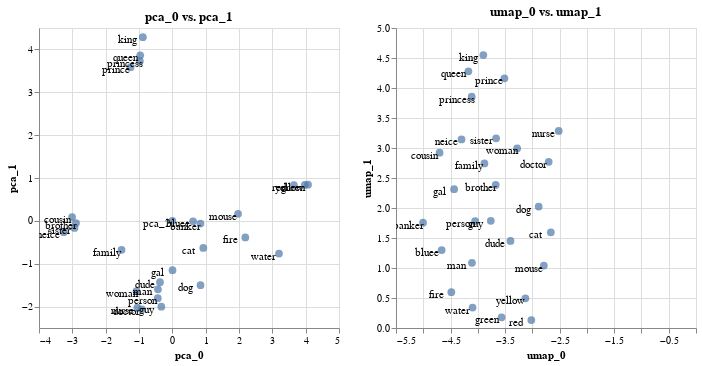

The notebook cell this image was saved under:
### Code cell
s = 300
pca_emb.plot_interactive('pca_0', 'pca_1').properties(width=s, height=s) | umap_emb.plot_interactive('umap_0', 'umap_1').properties(width=s, height=s)

### Figure 1 — Vega-Lite specification as saved in the notebook (floating-point values rounded to 4 significant figures)
{"config": {"view": {"continuousWidth": 400, "continuousHeight": 300}}, "hconcat": [{"layer": [{"mark": {"type": "circle", "size": 60}, "encoding": {"tooltip": [{"type": "nominal", "field": "name"}, {"type": "nominal", "field": "original"}], "x": {"type": "quantitative", "axis": {"title": "pca_0"}, "field": "x_axis"}, "y": {"type": "quantitative", "axis": {"title": "pca_1"}, "field": "y_axis"}}, "selection": {"selector014": {"type": "interval", "bind": "scales", "encodings": ["x", "y"]}}, "title": "pca_0 vs. pca_1"}, {"mark": {"type": "text", "color": "black", "dx": -15, "dy": 3}, "encoding": {"text": {"type": "nominal", "field": "original"}, "x": {"type": "quantitative", "axis": {"title": "pca_0"}, "field": "x_axis"}, "y": {"type": "quantitative", "axis": {"title": "pca_1"}, "field": "y_axis"}}}], "data": {"name": "data-34161eebc7e6103e8e00b60ac821ba4b"}, "height": 300, "width": 300}, {"layer": [{"mark": {"type": "circle", "size": 60}, "encoding": {"tooltip": [{"type": "nominal", "field": "name"}, {"type": "nominal", "field": "original"}], "x": {"type": "quantitative", "axis": {"title": "umap_0"}, "field": "x_axis"}, "y": {"type": "quantitative", "axis": {"title": "umap_1"}, "field": "y_axis"}}, "selection": {"selector015": {"type": "interval", "bind": "scales", "encodings": ["x", "y"]}}, "title": "umap_0 vs. umap_1"}, {"mark": {"type": "text", "color": "black", "dx": -15, "dy": 3}, "encoding": {"text": {"type": "nominal", "field": "original"}, "x": {"type": "quantitative", "axis": {"title": "umap_0"}, "field": "x_axis"}, "y": {"type": "quantitative", "axis": {"title": "umap_1"}, "field": "y_axis"}}}], "data": {"name": "data-52c1f752db2a63c001d356078f606383"}, "height": 300, "width": 300}], "$schema": "https://vega.github.io/schema/vega-lite/v4.0.2.json", "datasets": {"data-34161eebc7e6103e8e00b60ac821ba4b": [{"x_axis": -1.254, "y_axis": 3.587, "name": "prince", "original": "prince"}, {"x_axis": -0.9741, "y_axis": 3.729, "name": "princess", "original": "princess"}, {"x_axis": -1.05, "y_axis": -2.027, "name": "nurse", "original": "nurse"}, {"x_axis": -0.9151, "y_axis": -2.064, "name": "doctor", "original": "doctor"}, {"x_axis": 0.843, "y_axis": -0.06273, "name": "banker", "original": "banker"}, {"x_axis": -0.4313, "y_axis": -1.598, "name": "man", "original": "man"}, {"x_axis": -1.073, "y_axis": -1.642, "name": "woman", "original": "woman"}, {"x_axis": -3.007, "y_axis": 0.08845, "name": "cousin", "original": "cousin"}, {"x_axis": -3.256, "y_axis": -0.2641, "name": "neice", "original": "neice"}, {"x_axis": -0.8844, "y_axis": 4.284, "name": "king", "original": "king"}, {"x_axis": -0.9638, "y_axis": 3.863, "name": "queen", "original": "queen"}, {"x_axis": -0.3714, "y_axis": -1.431, "name": "dude", "original": "dude"}, {"x_axis": -0.3302, "y_axis": -2.004, "name": "guy", "original": "guy"}, {"x_axis": 0.005235, "y_axis": -1.151, "name": "gal", "original": "gal"}, {"x_axis": 2.189, "y_axis": -0.3875, "name": "fire", "original": "fire"}, {"x_axis": 0.8451, "y_axis": -1.501, "name": "dog", "original": "dog"}, {"x_axis": 0.9291, "y_axis": -0.6315, "name": "cat", "original": "cat"}, {"x_axis": 1.972, "y_axis": 0.1653, "name": "mouse", "original": "mouse"}, {"x_axis": 3.646, "y_axis": 0.834, "name": "red", "original": "red"}, {"x_axis": 0.6217, "y_axis": -0.01162, "name": "bluee", "original": "bluee"}, {"x_axis": 4.071, "y_axis": 0.8429, "name": "green", "original": "green"}, {"x_axis": 3.974, "y_axis": 0.8421, "name": "yellow", "original": "yellow"}, {"x_axis": 3.199, "y_axis": -0.7631, "name": "water", "original": "water"}, {"x_axis": -0.437, "y_axis": -1.806, "name": "person", "original": "person"}, {"x_axis": -1.523, "y_axis": -0.6767, "name": "family", "original": "family"}, {"x_axis": -2.889, "y_axis": -0.05042, "name": "brother", "original": "brother"}, {"x_axis": -2.936, "y_axis": -0.1657, "name": "sister", "original": "sister"}, {"x_axis": 0.0, "y_axis": 0.0, "name": "pca_2", "original": "pca_2"}], "data-52c1f752db2a63c001d356078f606383": [{"x_axis": -3.512, "y_axis": 4.162, "name": "prince", "original": "prince"}, {"x_axis": -4.112, "y_axis": 3.855, "name": "princess", "original": "princess"}, {"x_axis": -2.517, "y_axis": 3.285, "name": "nurse", "original": "nurse"}, {"x_axis": -2.701, "y_axis": 2.769, "name": "doctor", "original": "doctor"}, {"x_axis": -5.005, "y_axis": 1.755, "name": "banker", "original": "banker"}, {"x_axis": -4.107, "y_axis": 1.086, "name": "man", "original": "man"}, {"x_axis": -3.279, "y_axis": 2.992, "name": "woman", "original": "woman"}, {"x_axis": -4.701, "y_axis": 2.923, "name": "cousin", "original": "cousin"}, {"x_axis": -4.299, "y_axis": 3.143, "name": "neice", "original": "neice"}, {"x_axis": -3.899, "y_axis": 4.55, "name": "king", "original": "king"}, {"x_axis": -4.173, "y_axis": 4.278, "name": "queen", "original": "queen"}, {"x_axis": -3.401, "y_axis": 1.451, "name": "dude", "original": "dude"}, {"x_axis": -3.762, "y_axis": 1.786, "name": "guy", "original": "guy"}, {"x_axis": -4.435, "y_axis": 2.313, "name": "gal", "original": "gal"}, {"x_axis": -4.486, "y_axis": 0.5963, "name": "fire", "original": "fire"}, {"x_axis": -2.885, "y_axis": 2.025, "name": "dog", "original": "dog"}, {"x_axis": -2.661, "y_axis": 1.596, "name": "cat", "original": "cat"}, {"x_axis": -2.79, "y_axis": 1.041, "name": "mouse", "original": "mouse"}, {"x_axis": -3.019, "y_axis": 0.1313, "name": "red", "original": "red"}, {"x_axis": -4.663, "y_axis": 1.3, "name": "bluee", "original": "bluee"}, {"x_axis": -3.563, "y_axis": 0.1779, "name": "green", "original": "green"}, {"x_axis": -3.128, "y_axis": 0.4947, "name": "yellow", "original": "yellow"}, {"x_axis": -4.096, "y_axis": 0.3415, "name": "water", "original": "water"}, {"x_axis": -4.049, "y_axis": 1.783, "name": "person", "original": "person"}, {"x_axis": -3.879, "y_axis": 2.742, "name": "family", "original": "family"}, {"x_axis": -3.672, "y_axis": 2.385, "name": "brother", "original": "brother"}, {"x_axis": -3.665, "y_axis": 3.161, "name": "sister", "original": "sister"}]}}
